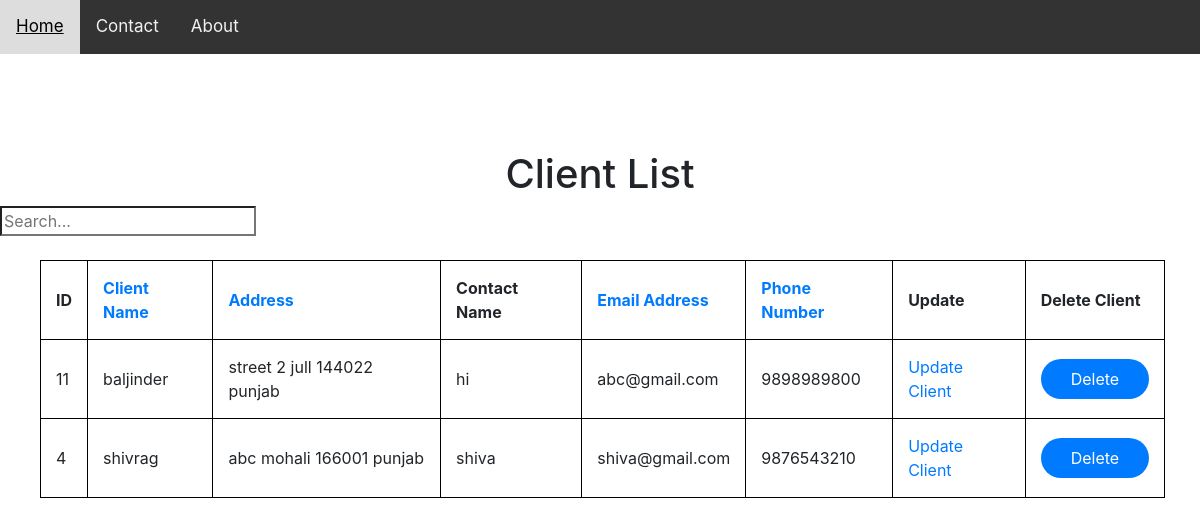
Screenshot of /showclient?order_by=client_name&direction= with the database file from the repository.
### myapp/models.py (models this page shows, shortened)
class Client(models.Model):
    client_name = models.CharField(max_length=48, unique=True, null=False)
    address_street_name = models.CharField(max_length=50)
    suburb = models.CharField(max_length=40)
    postcode = models.CharField(max_length=6, null=True, blank=True, validators=[RegexValidator(r'^\d{1,10}$')])
    state = models.CharField(max_length=20, null=False, blank=False)
    contact_name = models.CharField(max_length=48)
    email_address= models.EmailField(max_length=62, null=False)
    phone_number = models.CharField(max_length=10, validators=[RegexValidator(r'^\d{1,10}$')])

### myapp/views.py (the view, shortened to what this page needs)
# urls.py: path('showclient',views.sort, name='showclient'),
def sort(request):
    orderBy = request.GET.get('order_by')
    direction = 'desc'
    if orderBy is None:
        object_list = Client.objects.all().order_by('id')
        return render(request, 'show.html', {'object_list': object_list})
    else:
        object_list = Client.objects.all().order_by(orderBy)
        return render(request, 'show.html', {"object_list": object_list, "direction": direction})

### myproject/templates/show.html (shortened to what this page needs)
{% extends 'myapp/layout.html' %}
{% block content %}
    <link rel="stylesheet" href="https://stackpath.bootstrapcdn.com/bootstrap/4.2.1/css/bootstrap.min.css">
        <br><br><br><br>
            <h1 align="center">Client List</h1>
            <form action="{% url 'search_results' %}" method="get">
            <input id="myText" name="q" type="search" value = "{{ request.GET.q }}" placeholder="Search..."><br>
            </form>
        <ul>
            <br>
            <table class="sortable">
                <tr>
                  <th>ID</th>
                  <th><a href="?order_by=client_name&direction={{ direction }}">Client Name</a></th>
                  <th><a href="?order_by=suburb&direction={{ direction }}">Address</a></th>
                  <th>Contact Name</th>
                  <th><a href="?order_by=email_address&direction={{ direction }}">Email Address</a></th>
                  <th><a href="?order_by=phone_number&direction={{ direction }}">Phone Number</a></th>
                  <th>Update</th>
                  <th>Delete Client</th>
                </tr>
                <tr>
                    {% for client in object_list %}
                    <td>{{ client.id }}</td>
                    <td>{{ client.client_name }}</td>
                    <td>{{ client.address_street_name }} {{ client.suburb }} {{ client.postcode }} {{ client.state }}</td>
                    <td>{{ client.contact_name }}</td>
                    <td>{{ client.email_address }}</td>
                    <td>{{ client.phone_number }}</td>
                    <td><a href="{% url 'updateclient' client.id %}">Update Client</a></td>
                    <form action="{% url 'client_delete' client.id %}" method="POST">
                        <td><button onclick="return confirm('Are you sure you want to delete {{ client.client_name }} Client?')" class="button" type="submit">Delete</button></td>
                    </form>
                  </tr>
                  {% endfor %}
                </table>
                {% endblock %}

### myproject/templates/myapp/layout.html (style rules this page uses)
body { margin: 0; font-family: Arial, Helvetica, sans-serif; }

### myproject/templates/show.html (style rules this page uses)
table, th, td { border: 1.5px solid black; border-collapse: collapse; margin-right: 3% }
th, td { padding: 15px; }
th { text-align: center; }
.button { background: #007bff; border: 0; border-radius: 20px; padding: 8px 30px; color: #fff; transition: 0.3s; }

### rows the page displays
Client: id "11", client_name "baljinder", address_street_name "street 2", suburb "jull", postcode "144022", state "punjab", contact_name "hi", email_address "abc@gmail.com", phone_number "9898989800"
Client: id "4", client_name "shivrag", address_street_name "abc", suburb "mohali", postcode "166001", state "punjab", contact_name "shiva", email_address "shiva@gmail.com", phone_number "9876543210"
